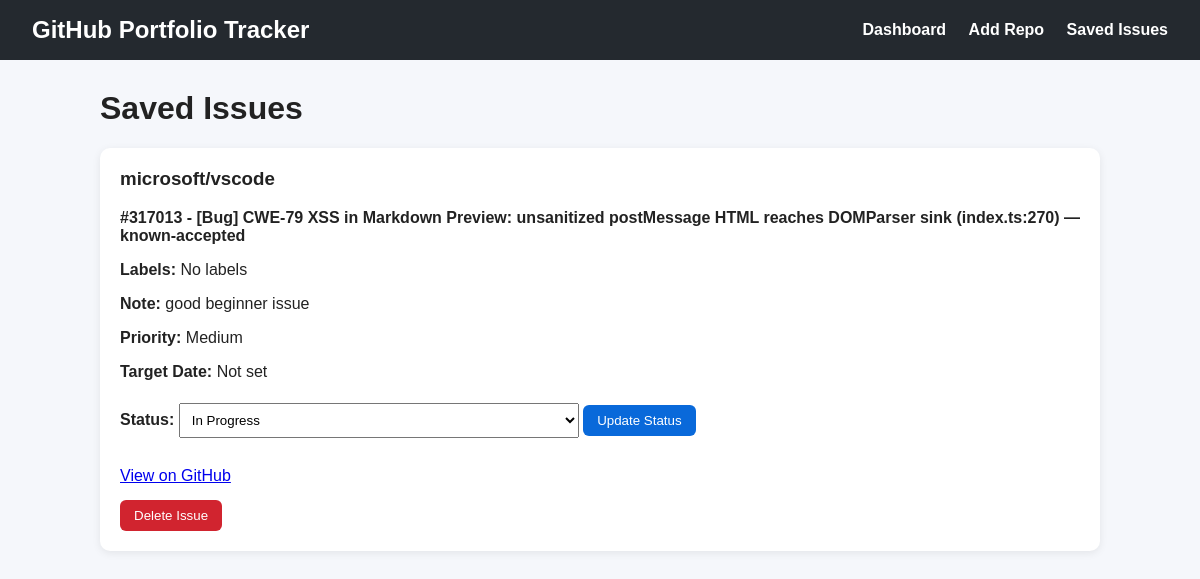
Page /issues on the committed database.
### tables this page shows
CREATE TABLE saved_issues (
    id INTEGER PRIMARY KEY AUTOINCREMENT,
    repo_id INTEGER NOT NULL,
    issue_number INTEGER NOT NULL,
    title TEXT NOT NULL,
    issue_url TEXT,
    labels TEXT,
    note TEXT,
    status TEXT DEFAULT 'Planned',
    created_at TIMESTAMP DEFAULT CURRENT_TIMESTAMP, priority TEXT DEFAULT 'Medium', target_date TEXT,
    FOREIGN KEY (repo_id) REFERENCES repositories(id)
);

CREATE TABLE repositories (
    id INTEGER PRIMARY KEY AUTOINCREMENT,
    owner TEXT NOT NULL,
    name TEXT NOT NULL,
    full_name TEXT UNIQUE NOT NULL,
    description TEXT,
    language TEXT,
    stars INTEGER DEFAULT 0,
    forks INTEGER DEFAULT 0,
    open_issues INTEGER DEFAULT 0,
    github_url TEXT,
    last_updated TEXT,
    created_at TIMESTAMP DEFAULT CURRENT_TIMESTAMP
);

### app.py (the view)
@app.route("/issues")
def saved_issues():
    issues = get_saved_issues()
    return render_template("saved_issues.html", issues=issues)

### database.py (called while the page is built)
def get_db_connection():
    conn = sqlite3.connect(DATABASE)
    conn.row_factory = sqlite3.Row
    return conn

### repositories/issue_repository.py (called while the page is built)
def get_saved_issues():
    conn = get_db_connection()
    issues = conn.execute("""
        SELECT saved_issues.*, repositories.full_name
        FROM saved_issues
        JOIN repositories
        ON saved_issues.repo_id = repositories.id
    """).fetchall()
    conn.close()
    return issues

### templates/saved_issues.html (shortened to what this page needs)
{% extends "base.html" %}
{% block content %}
<h1>Saved Issues</h1>
{% if issues %}
    {% for issue in issues %}
        <div class="card">
            <h3>{{ issue.full_name }}</h3>
            <p>
                <strong>#{{ issue.issue_number }} - {{ issue.title }}</strong>
            </p>
            <p><strong>Labels:</strong> {{ issue.labels or "No labels" }}</p>
            <p><strong>Note:</strong> {{ issue.note }}</p>
            <p><strong>Priority:</strong> {{ issue.priority or "Medium" }}</p>
            <p><strong>Target Date:</strong> {{ issue.target_date or "Not set" }}</p>
            <form method="POST" action="/update-status" style="margin: 15px 0;">
                <label><strong>Status:</strong></label>
                <select name="status">
                    <option value="In Progress"
                        {% if issue.status == "In Progress" %}selected{% endif %}>
                        In Progress
                    </option>
                </select>
                <button class="btn" type="submit">Update Status</button>
            </form>
            <a href="{{ issue.issue_url }}" target="_blank">View on GitHub</a>
            <form method="POST" action="/delete-issue" style="margin-top: 15px;">
                <button class="btn btn-danger" type="submit">Delete Issue</button>
            </form>
        </div>
    {% endfor %}
{% else %}
    <div class="card">
        <p>No saved issues yet.</p>
    </div>
{% endif %}
{% endblock %}

### static/style.css (style rules this page uses)
body { margin: 0; font-family: Arial, sans-serif; background: #f5f7fb; color: #222; }
.card { background: white; padding: 20px; margin-bottom: 18px; border-radius: 10px; box-shadow: 0 2px 8px rgba(0,0,0,0.08); }
.card h3 { margin-top: 0; }
.btn { display: inline-block; background: #0969da; color: white; padding: 8px 14px; border-radius: 6px; text-decoration: none; border: none; cursor: pointer; }
input, select { padding: 8px; width: 100%; max-width: 400px; margin-top: 6px; margin-bottom: 14px; }
.btn-danger { background: #d1242f; }

### rows in the picture
saved_issues: full_name "microsoft/vscode", issue_number "317013", title "[Bug] CWE-79 XSS in Markdown Preview: unsanitized postMessage HTML reaches DOMParser sink (index.ts:270) — known-accepted", labels "No labels", note "good beginner issue", priority "Medium", target_date "Not set", status "In Progress"
